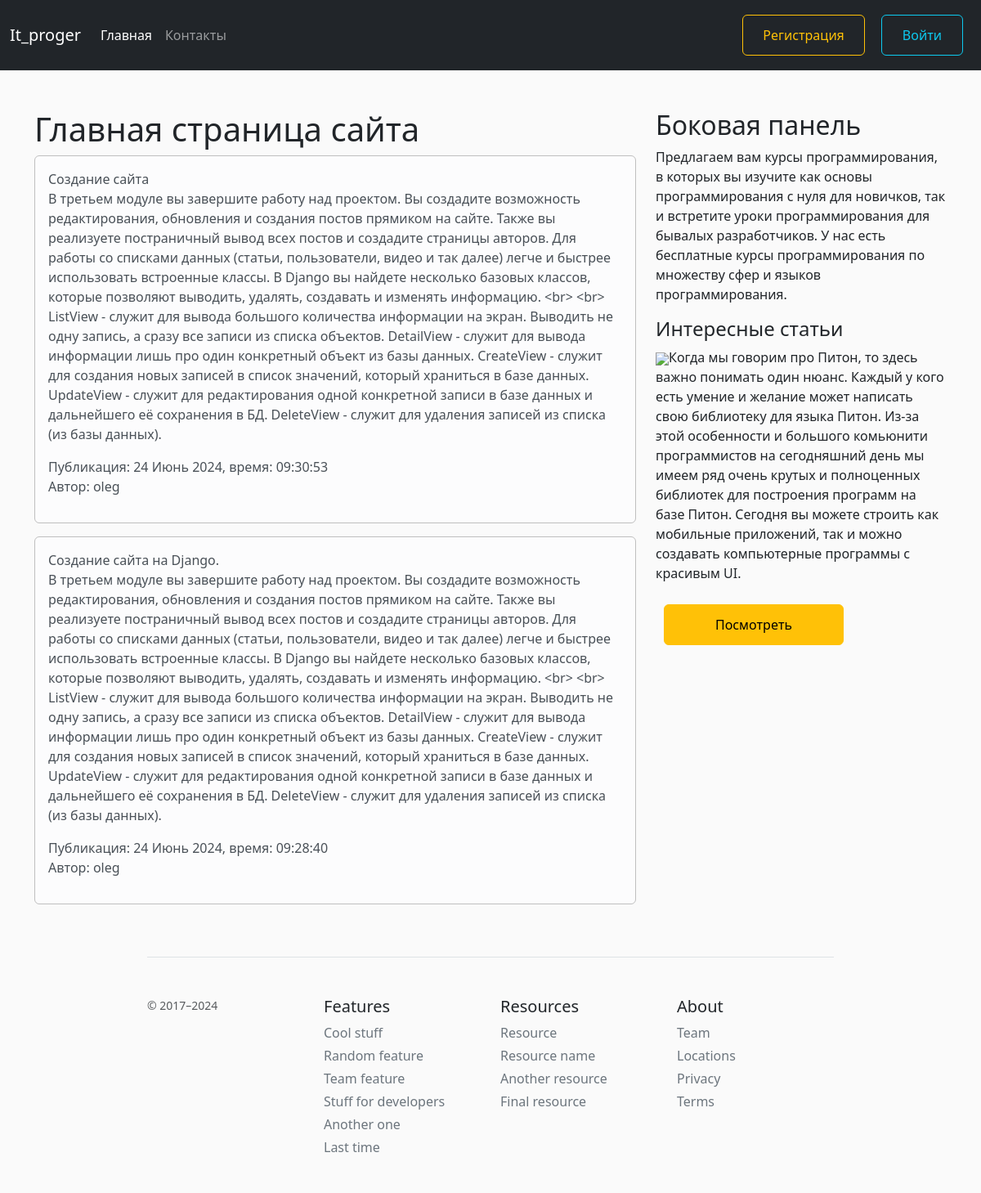
The app's page /, older data.
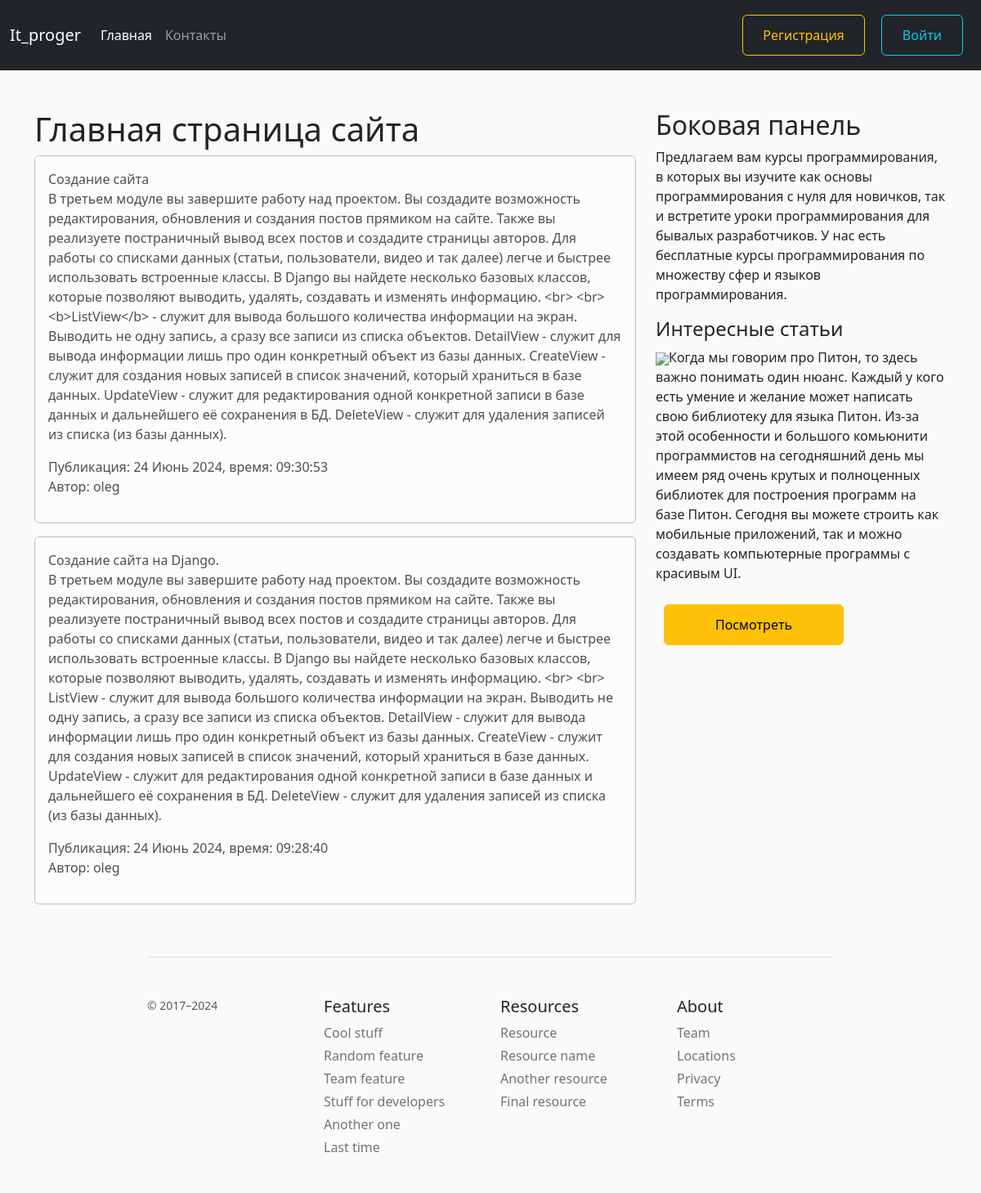
The same page, newer data.
### blog/models.py (models this page shows, shortened)
class News(models.Model):
    title = models.CharField('Название статьи', max_length=100, unique=True)
    text = models.TextField('Основной текст статьи')
    date = models.DateTimeField('Дата', default=timezone.now)
    avtor = models.ForeignKey(User, verbose_name = 'Автор', on_delete=models.CASCADE)
    views = models.IntegerField('Просмотры', default=1)
    class Meta:
        verbose_name = 'Новость'
        verbose_name_plural = 'Новости'

### blog/views.py (the view)
# urls.py: path('', views.ShowNewsView.as_view(), name='home'),
class ShowNewsView(ListView):
    model = News
    template_name = 'blog/home.html'
    context_object_name = 'news'
    ordering = ['-date']
    paginate_by = 2
    def get_context_data(self, **kwargs):
        ctx = super(ShowNewsView, self).get_context_data(**kwargs)
        ctx['title'] = 'Главная страница сайта'
        return ctx

### blog/templates/blog/home.html (shortened to what this page needs)
{% extends 'blog/base.html' %}
{% block content %}
<h1>{{title}}</h1>
    {% for post in news %}
        <div class="alert alert-light"
            <h1>{{post.title}}</h1>
            <p>{{ post.text }}</p>
            <span class="text-multed">Публикация: {{post.date|date:"j F Y, время: H:i:s"}}</span>
            {% if post.avtor %}
                <p>Автор: {{ post.avtor }}</p>
            {% else %}
                <p><b>Автор: </b><mark>Админ</mark></p>
            {% endif %}
        </div>
    {% endfor %}
{% endblock %}
{% block aside_block %}
<h4 class="mt-2">Интересные статьи</h4>
<img src="https://itproger.com/img/courses/x1699009370.jpg.pagespeed.ic.5VqA4q768o.webp"
<p>Когда мы говорим про Питон, то здесь важно понимать один нюанс. Каждый у кого есть умение и желание может написать свою библиотеку для языка Питон. Из-за этой особенности и большого комьюнити программистов на сегодняшний день мы имеем ряд очень крутых и полноценных библиотек для построения программ на базе Питон. Сегодня вы можете строить как мобильные приложений, так и можно создавать компьютерные программы с красивым UI.</p>
<a href="https://itproger.com/course/python-gui">
  <button class="btn btn-warning">Посмотреть</button>
</a>
{% endblock %}

Row changes from the older to the newer data that the page shows:
changed News "Создание сайта": text "…изменять информацию. <br> <br> ListView - служит для вывода…" → "…изменять информацию. <br> <br> <b>ListView</b> - служит для вывода…"
